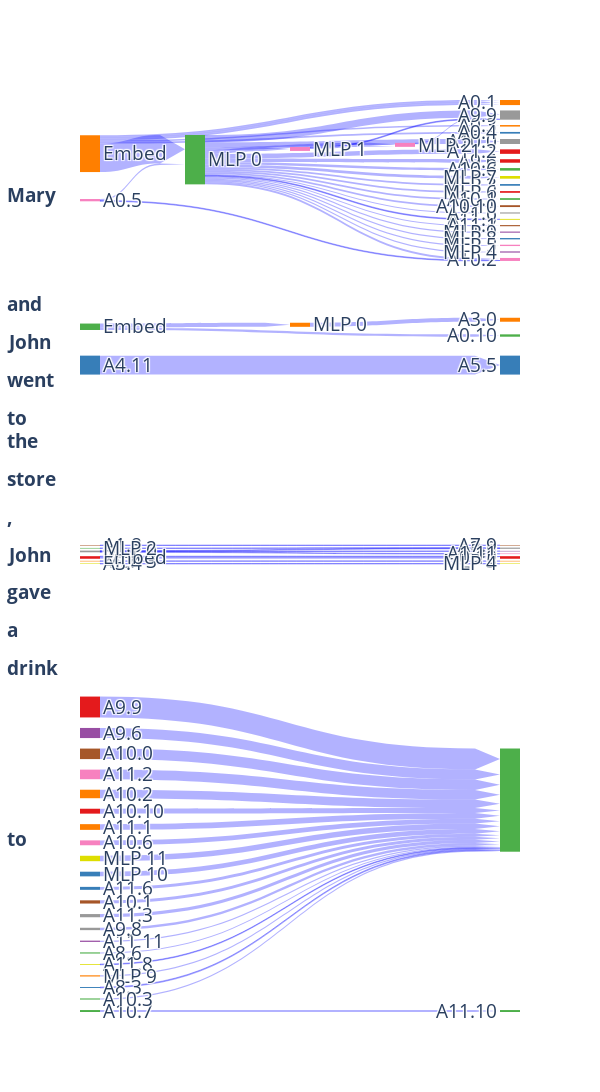

Notebook cell for this chart:
### Code cell
fig = draw_seq_graph(
    model=task.model,
    prune_scores=attribution_scores,
    score_threshold=prune_scores_threshold(attribution_scores, min_equiv, use_abs=use_abs),
    show_all_seq_pos=True,
    orientation="h",
    use_abs=False,
    seq_labels=task.train_loader.seq_labels,
)

### Figure 1 — Plotly figure (JSON) as saved in the notebook; plotly's stock layout.template omitted (floating-point values rounded to 4 significant figures; data arrays with more than 128 entries replaced by an {"elided": "..."} marker saying what was removed)
{"data": [{"arrangement": "perpendicular", "domain": {"y": [0.8235, 1.0]}, "link": {"arrowlen": 25, "color": ["rgba(0,0,255,0.3)", "rgba(0,0,255,0.3)", "rgba(0,0,255,0.3)", "rgba(0,0,255,0.3)", "rgba(0,0,255,0.3)", "rgba(0,0,255,0.3)", "rgba(0,0,255,0.3)", "rgba(0,0,255,0.3)", "rgba(0,0,255,0.3)", "rgba(0,0,255,0.3)", "rgba(0,0,255,0.3)", "rgba(0,0,255,0.3)", "rgba(0,0,255,0.3)", "rgba(0,0,255,0.3)", "rgba(0,0,255,0.3)", "rgba(0,0,255,0.3)", "rgba(0,0,255,0.3)", "rgba(0,0,255,0.3)", "rgba(0,0,255,0.3)", "rgba(0,0,255,0.3)", "rgba(0,0,255,0.3)", "rgba(0,0,255,0.3)", "rgba(0,0,255,0.3)", "rgba(0,0,255,0.3)", "rgba(0,0,255,0.3)", "rgba(0,0,255,0.3)", "rgba(0,0,255,0.3)", "rgba(0,0,255,0.3)", "rgba(0,0,255,0.3)", "rgba(0,0,255,0.3)", "rgba(0,0,255,0.3)"], "label": ["MLP 0->MLP 1<br>None<br>28.77", "MLP 0->A9.9.V<br>None<br>54.13", "Resid Start->A0.1.K<br>None<br>11.62", "MLP 1->A9.9.V<br>None<br>6.25", "MLP 0->A11.2.V<br>None<br>33.03", "Resid Start->A0.1.Q<br>None<br>12.67", "MLP 0->A10.10.V<br>None<br>13.52", "MLP 2->A9.9.V<br>None<br>7.53", "MLP 0->A10.2.V<br>None<br>15.87", "MLP 0->MLP 8<br>None<br>9.73", "Resid Start->A0.1.V<br>None<br>13.07", "MLP 0->A10.6.V<br>None<br>18.70", "MLP 0->MLP 5<br>None<br>9.69", "MLP 0->A9.6.V<br>None<br>25.74", "MLP 0->MLP 9<br>None<br>8.06", "MLP 0->MLP 2<br>None<br>20.86", "MLP 0->A11.6.V<br>None<br>8.19", "MLP 0->MLP 7<br>None<br>19.88", "MLP 0->MLP 3<br>None<br>12.42", "Resid Start->MLP 0<br>None<br>209.58", "A0.5->MLP 0<br>None<br>10.48", "MLP 1->MLP 2<br>None<br>8.39", "MLP 0->MLP 6<br>None<br>12.46", "MLP 0->MLP 4<br>None<br>8.60", "MLP 0->A11.1.V<br>None<br>8.15", "MLP 0->A10.0.V<br>None<br>36.69", "MLP 0->A11.9.V<br>None<br>6.21", "Resid Start->A0.4.V<br>None<br>12.43", "Resid Start->A0.3.V<br>None<br>11.19", "MLP 0->A10.1.V<br>None<br>12.38", "A0.5->A10.2.K<br>None<br>6.13"], "source": [138, 138, 150, 157, 138, 150, 138, 153, 138, 138, 150, 138, 138, 138, 138, 138, 138, 138, 138, 150, 154, 157, 138, 138, 138, 138, 138, 150, 150, 138, 154], "target": [157, 118, 10, 118, 61, 10, 64, 118, 36, 107, 10, 72, 128, 5, 88, 153, 35, 155, 29, 138, 138, 153, 32, 145, 84, 39, 22, 97, 37, 47, 36], "value": [28.77, 54.13, 11.62, 6.246, 33.03, 12.67, 13.52, 7.531, 15.87, 9.73, 13.07, 18.7, 9.693, 25.74, 8.057, 20.86, 8.188, 19.88, 12.42, 209.6, 10.48, 8.392, 12.46, 8.6, 8.15, 36.69, 6.207, 12.43, 11.19, 12.38, 6.13]}, "node": {"color": {"elided": "158 str values"}, "label": {"elided": "158 str values"}, "line": {"width": 0}}, "orientation": "h", "type": "sankey"}, {"arrangement": "perpendicular", "domain": {"y": [0.782, 0.8028]}, "link": {"arrowlen": 25, "color": [], "label": [], "source": [], "target": [], "value": []}, "node": {"color": {"elided": "158 str values"}, "label": {"elided": "158 str values"}, "line": {"width": 0}}, "orientation": "h", "type": "sankey"}, {"arrangement": "perpendicular", "domain": {"y": [0.7405, 0.7612]}, "link": {"arrowlen": 25, "color": ["rgba(0,0,255,0.3)", "rgba(0,0,255,0.3)", "rgba(0,0,255,0.3)"], "label": ["Resid Start->MLP 0<br>None<br>14.50", "MLP 0->A3.0.K<br>None<br>14.08", "Resid Start->A0.10.K<br>None<br>8.36"], "source": [150, 138, 150], "target": [138, 18, 80], "value": [14.5, 14.08, 8.356]}, "node": {"color": {"elided": "158 str values"}, "label": {"elided": "158 str values"}, "line": {"width": 0}}, "orientation": "h", "type": "sankey"}, {"arrangement": "perpendicular", "domain": {"y": [0.6989, 0.7197]}, "link": {"arrowlen": 25, "color": ["rgba(0,0,255,0.3)"], "label": ["A4.11->A5.5.K<br>None<br>8.78"], "source": [133], "target": [12], "value": [8.784]}, "node": {"color": {"elided": "158 str values"}, "label": {"elided": "158 str values"}, "line": {"width": 0}}, "orientation": "h", "type": "sankey"}, {"arrangement": "perpendicular", "domain": {"y": [0.6574, 0.6782]}, "link": {"arrowlen": 25, "color": [], "label": [], "source": [], "target": [], "value": []}, "node": {"color": {"elided": "158 str values"}, "label": {"elided": "158 str values"}, "line": {"width": 0}}, "orientation": "h", "type": "sankey"}, {"arrangement": "perpendicular", "domain": {"y": [0.6159, 0.6366]}, "link": {"arrowlen": 25, "color": [], "label": [], "source": [], "target": [], "value": []}, "node": {"color": {"elided": "158 str values"}, "label": {"elided": "158 str values"}, "line": {"width": 0}}, "orientation": "h", "type": "sankey"}, {"arrangement": "perpendicular", "domain": {"y": [0.5743, 0.5951]}, "link": {"arrowlen": 25, "color": [], "label": [], "source": [], "target": [], "value": []}, "node": {"color": {"elided": "158 str values"}, "label": {"elided": "158 str values"}, "line": {"width": 0}}, "orientation": "h", "type": "sankey"}, {"arrangement": "perpendicular", "domain": {"y": [0.5328, 0.5535]}, "link": {"arrowlen": 25, "color": [], "label": [], "source": [], "target": [], "value": []}, "node": {"color": {"elided": "158 str values"}, "label": {"elided": "158 str values"}, "line": {"width": 0}}, "orientation": "h", "type": "sankey"}, {"arrangement": "perpendicular", "domain": {"y": [0.4912, 0.512]}, "link": {"arrowlen": 25, "color": ["rgba(0,0,255,0.3)", "rgba(0,0,255,0.3)", "rgba(0,0,255,0.3)", "rgba(0,0,255,0.3)", "rgba(0,0,255,0.3)", "rgba(0,0,255,0.3)", "rgba(0,0,255,0.3)", "rgba(0,0,255,0.3)", "rgba(0,0,255,0.3)"], "label": ["Resid Start->A0.10.K<br>None<br>9.88", "MLP 3->MLP 5<br>None<br>6.76", "MLP 2->A3.0.Q<br>None<br>7.26", "MLP 0->A1.11.Q<br>None<br>7.67", "Resid Start->A0.10.Q<br>None<br>23.45", "MLP 0->A5.5.Q<br>None<br>6.35", "A1.8->A7.9.K<br>None<br>6.31", "MLP 0->A3.0.Q<br>None<br>7.85", "A3.4->MLP 4<br>None<br>6.60"], "source": [150, 29, 153, 138, 150, 138, 82, 138, 67], "target": [80, 128, 18, 131, 80, 12, 27, 18, 145], "value": [9.879, 6.765, 7.261, 7.671, 23.45, 6.346, 6.307, 7.852, 6.602]}, "node": {"color": {"elided": "158 str values"}, "label": {"elided": "158 str values"}, "line": {"width": 0}}, "orientation": "h", "type": "sankey"}, {"arrangement": "perpendicular", "domain": {"y": [0.4497, 0.4705]}, "link": {"arrowlen": 25, "color": [], "label": [], "source": [], "target": [], "value": []}, "node": {"color": {"elided": "158 str values"}, "label": {"elided": "158 str values"}, "line": {"width": 0}}, "orientation": "h", "type": "sankey"}, {"arrangement": "perpendicular", "domain": {"y": [0.4082, 0.4289]}, "link": {"arrowlen": 25, "color": [], "label": [], "source": [], "target": [], "value": []}, "node": {"color": {"elided": "158 str values"}, "label": {"elided": "158 str values"}, "line": {"width": 0}}, "orientation": "h", "type": "sankey"}, {"arrangement": "perpendicular", "domain": {"y": [0.3666, 0.3874]}, "link": {"arrowlen": 25, "color": [], "label": [], "source": [], "target": [], "value": []}, "node": {"color": {"elided": "158 str values"}, "label": {"elided": "158 str values"}, "line": {"width": 0}}, "orientation": "h", "type": "sankey"}, {"arrangement": "perpendicular", "domain": {"y": [1e-06, 0.3459]}, "link": {"arrowlen": 25, "color": ["rgba(0,0,255,0.3)", "rgba(0,0,255,0.3)", "rgba(0,0,255,0.3)", "rgba(0,0,255,0.3)", "rgba(0,0,255,0.3)", "rgba(0,0,255,0.3)", "rgba(0,0,255,0.3)", "rgba(0,0,255,0.3)", "rgba(0,0,255,0.3)", "rgba(0,0,255,0.3)", "rgba(0,0,255,0.3)", "rgba(0,0,255,0.3)", "rgba(0,0,255,0.3)", "rgba(0,0,255,0.3)", "rgba(0,0,255,0.3)", "rgba(0,0,255,0.3)", "rgba(0,0,255,0.3)", "rgba(0,0,255,0.3)", "rgba(0,0,255,0.3)", "rgba(0,0,255,0.3)", "rgba(0,0,255,0.3)"], "label": ["A8.3->Resid End<br>None<br>9.66", "A10.2->Resid End<br>None<br>86.79", "A8.6->Resid End<br>None<br>11.43", "A11.2->Resid End<br>None<br>97.94", "A9.9->Resid End<br>None<br>213.24", "A11.11->Resid End<br>None<br>12.69", "A10.1->Resid End<br>None<br>32.72", "A11.3->Resid End<br>None<br>32.62", "A11.8->Resid End<br>None<br>7.83", "A11.6->Resid End<br>None<br>30.15", "MLP 9->Resid End<br>None<br>11.87", "A10.7->A11.10.Q<br>None<br>19.83", "A10.6->Resid End<br>None<br>49.73", "A10.10->Resid End<br>None<br>50.09", "A9.6->Resid End<br>None<br>103.34", "A10.0->Resid End<br>None<br>107.52", "A9.8->Resid End<br>None<br>24.16", "MLP 11->Resid End<br>None<br>55.39", "MLP 10->Resid End<br>None<br>47.58", "A11.1->Resid End<br>None<br>58.46", "A10.3->Resid End<br>None<br>11.12"], "source": [90, 36, 52, 61, 118, 3, 47, 106, 73, 35, 88, 79, 72, 64, 5, 39, 119, 156, 74, 84, 124], "target": [28, 28, 28, 28, 28, 28, 28, 28, 28, 28, 28, 76, 28, 28, 28, 28, 28, 28, 28, 28, 28], "value": [9.659, 86.79, 11.43, 97.94, 213.2, 12.69, 32.72, 32.62, 7.828, 30.15, 11.87, 19.83, 49.73, 50.09, 103.3, 107.5, 24.16, 55.39, 47.58, 58.46, 11.12]}, "node": {"color": {"elided": "158 str values"}, "label": {"elided": "158 str values"}, "line": {"width": 0}}, "orientation": "h", "type": "sankey"}], "layout": {"annotations": [{"showarrow": false, "text": "<b>Mary</b>", "x": -0.17, "xref": "paper", "y": 0.9118, "yref": "paper"}, {"showarrow": false, "text": "<b>and</b>", "x": -0.17, "xref": "paper", "y": 0.7924, "yref": "paper"}, {"showarrow": false, "text": "<b>John</b>", "x": -0.17, "xref": "paper", "y": 0.7508, "yref": "paper"}, {"showarrow": false, "text": "<b>went</b>", "x": -0.17, "xref": "paper", "y": 0.7093, "yref": "paper"}, {"showarrow": false, "text": "<b>to</b>", "x": -0.17, "xref": "paper", "y": 0.6678, "yref": "paper"}, {"showarrow": false, "text": "<b>the</b>", "x": -0.17, "xref": "paper", "y": 0.6262, "yref": "paper"}, {"showarrow": false, "text": "<b>store</b>", "x": -0.17, "xref": "paper", "y": 0.5847, "yref": "paper"}, {"showarrow": false, "text": "<b>,</b>", "x": -0.17, "xref": "paper", "y": 0.5432, "yref": "paper"}, {"showarrow": false, "text": "<b>John</b>", "x": -0.17, "xref": "paper", "y": 0.5016, "yref": "paper"}, {"showarrow": false, "text": "<b>gave</b>", "x": -0.17, "xref": "paper", "y": 0.4601, "yref": "paper"}, {"showarrow": false, "text": "<b>a</b>", "x": -0.17, "xref": "paper", "y": 0.4186, "yref": "paper"}, {"showarrow": false, "text": "<b>drink</b>", "x": -0.17, "xref": "paper", "y": 0.377, "yref": "paper"}, {"showarrow": false, "text": "<b>to</b>", "x": -0.17, "xref": "paper", "y": 0.1729, "yref": "paper"}], "height": 3250, "plot_bgcolor": "blue", "width": 600}}
